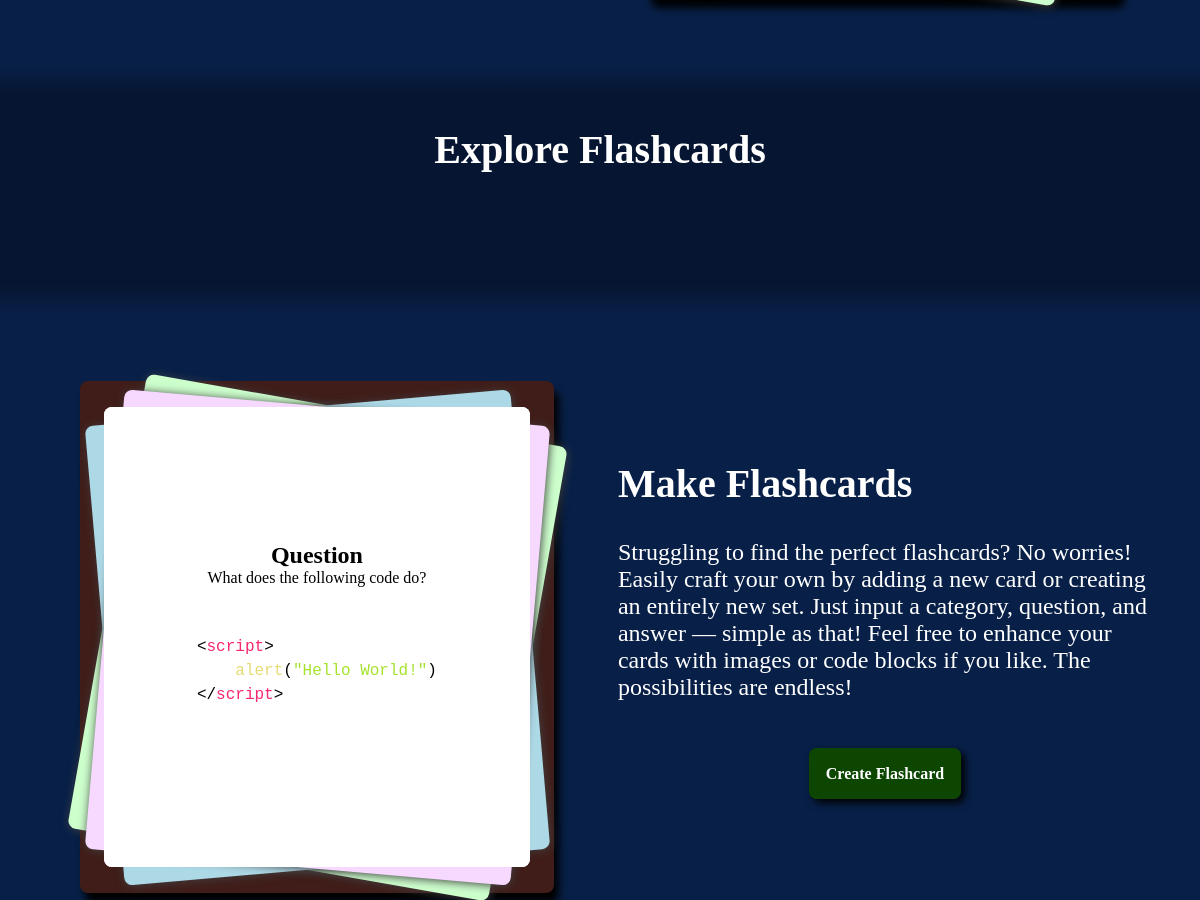
Page /home (middle part) on the earlier database version.
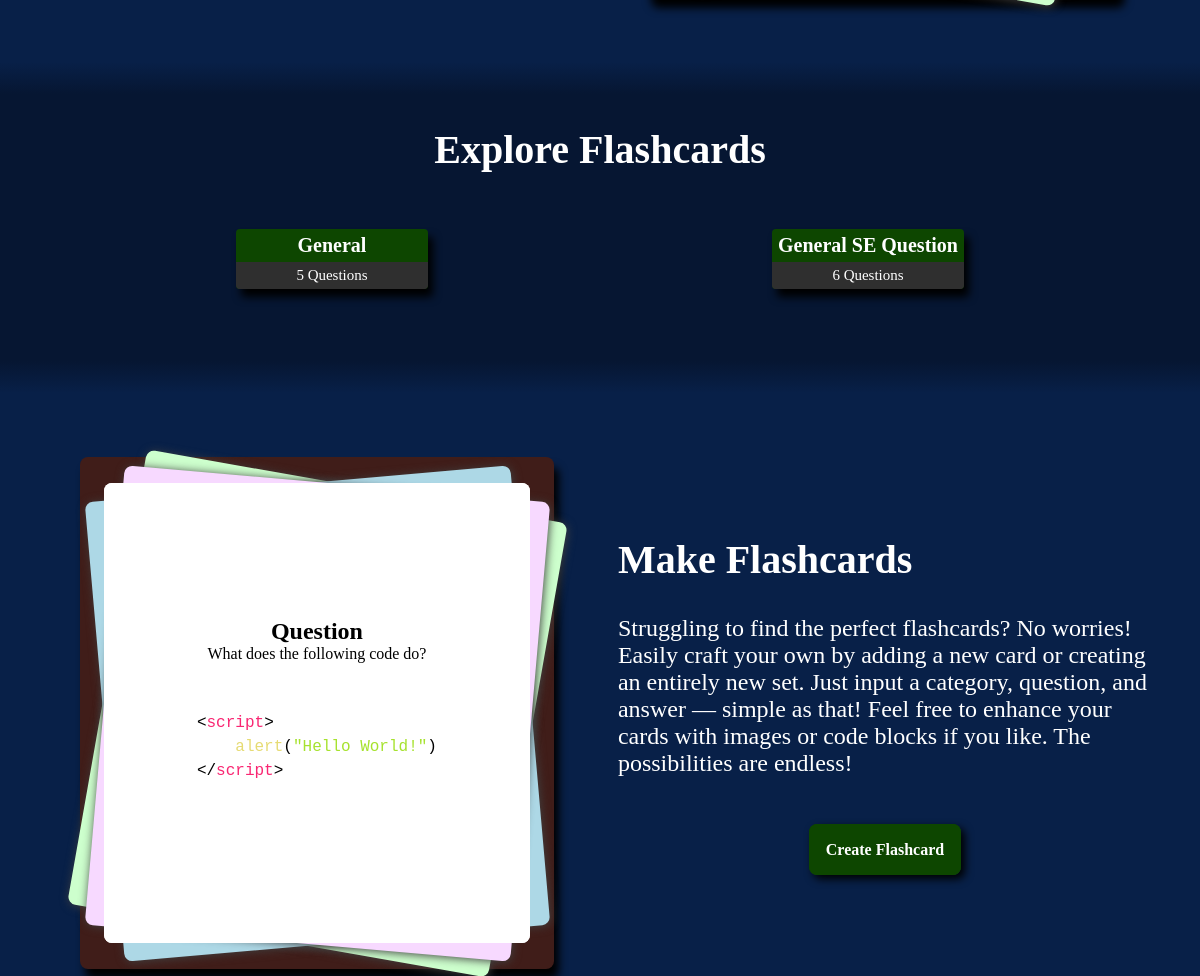
Same page on the later database version.
### tables this page shows
CREATE TABLE Flashcards(
                    cid INTEGER PRIMARY KEY AUTOINCREMENT,
                    category TEXT NOT NULL,
                    question TEXT,
                    answer TEXT,
                    qid INTEGER REFERENCES Figure(fid), 
                    aid INTEGER REFERENCES Figure(fid)
            );

### app.py (the view)
@app.route("/")
@app.route("/home")
def home():
    categories = database.view_allcategories()
    return render_template('home.html', nav_id="home-page", categories=categories)

### templates/home.html (shortened to what this page needs)
{% extends "base.html" %}
{% block content %}
<div class="home-element home-study">
    <div class="display-section">
    </div>
</div>
<div class="gradient-border-top"></div>
<div class="home-element-col">
    <div class="section-center">
        <div class="header-center">Explore Flashcards</div>
    </div>
    <div class="categories">
        {% for category, count in categories.items() %}
        <a class="category" href="{{ url_for('flashcard_route', category=category) | escape }}">
            <div>
                {{ category | escape }}
            </div>
            <div>
                {{ count | escape }} Questions
            </div>
        </a>
        {% endfor %}
    </div>
</div>
<div class="gradient-border-bottom"></div>
<div class="home-element home-make">
    <div class="display-section">
        <div class="flashcard-display" id="display-make-cards">
            <div class="slide-flashcard">
                <div class="card-content-slide" id="card-0">
                    <div class="display-side display-front">
                        <h2>Question</h2>
                        <p>What data structure is this?</p>
                    </div>
                </div>
                <div class="card-content-slide" id="card-1">
                    <div class="display-side display-front">
                        <h2>Question</h2>
                        <p>What does the following code do?</p>
                        <pre><code class="language-html">
&#60;&#47;script&#62;</code></pre>
                    </div>
                </div>
            </div>
        </div>
    </div>
    <div class="section">
        <div class="header">Make Flashcards</div>
        <div class="description">
            Struggling to find the perfect flashcards? No worries! Easily craft your own by adding a new card or creating an
            entirely new set. Just input a category, question, and answer — simple as that! Feel free to enhance your cards with
            images or code blocks if you like. The possibilities are endless!
        </div>
        <div class="home-button">
            <a href="{{  url_for('add_flashcard_route')  }}">Create Flashcard</a>
        </div>
    </div>
</div>
{% endblock %}

Differences in the rows shown:
added Flashcards: category "General", cid "5"
added Flashcards: category "General SE Question", cid "6"
